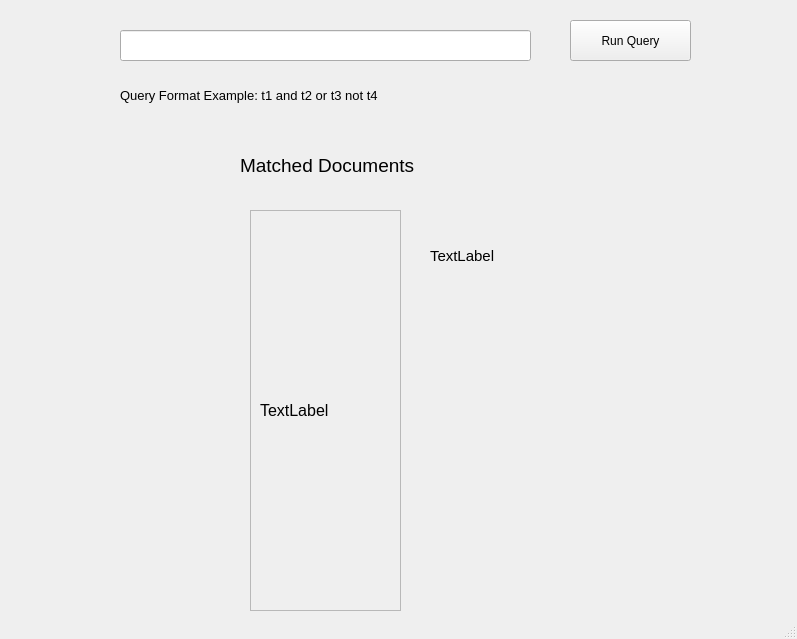
<?xml version="1.0" encoding="UTF-8"?>
<ui version="4.0">
 <class>MainWindow</class>
 <widget class="QMainWindow" name="MainWindow">
  <property name="geometry">
   <rect>
    <x>0</x>
    <y>0</y>
    <width>797</width>
    <height>639</height>
   </rect>
  </property>
  <property name="windowTitle">
   <string>18K0198 Boolean Retrieval Model Assignment 1</string>
  </property>
  <widget class="QWidget" name="centralwidget">
   <widget class="QPushButton" name="run_query">
    <property name="geometry">
     <rect>
      <x>570</x>
      <y>20</y>
      <width>121</width>
      <height>41</height>
     </rect>
    </property>
    <property name="text">
     <string>Run Query</string>
    </property>
    <property name="shortcut">
     <string>Return</string>
    </property>
   </widget>
   <widget class="QLineEdit" name="Query_input">
    <property name="geometry">
     <rect>
      <x>120</x>
      <y>30</y>
      <width>411</width>
      <height>31</height>
     </rect>
    </property>
   </widget>
   <widget class="QLabel" name="label_2">
    <property name="geometry">
     <rect>
      <x>240</x>
      <y>150</y>
      <width>251</width>
      <height>31</height>
     </rect>
    </property>
    <property name="font">
     <font>
      <pointsize>14</pointsize>
     </font>
    </property>
    <property name="text">
     <string>Matched Documents</string>
    </property>
   </widget>
   <widget class="QScrollArea" name="scrollArea">
    <property name="geometry">
     <rect>
      <x>250</x>
      <y>210</y>
      <width>151</width>
      <height>401</height>
     </rect>
    </property>
    <property name="widgetResizable">
     <bool>true</bool>
    </property>
    <widget class="QWidget" name="scrollAreaWidgetContents">
     <property name="geometry">
      <rect>
       <x>0</x>
       <y>0</y>
       <width>149</width>
       <height>399</height>
      </rect>
     </property>
     <layout class="QVBoxLayout" name="verticalLayout">
      <item>
       <widget class="QLabel" name="document_display">
        <property name="font">
         <font>
          <pointsize>12</pointsize>
         </font>
        </property>
        <property name="text">
         <string>TextLabel</string>
        </property>
        <property name="wordWrap">
         <bool>true</bool>
        </property>
       </widget>
      </item>
     </layout>
    </widget>
   </widget>
   <widget class="QLabel" name="label">
    <property name="geometry">
     <rect>
      <x>120</x>
      <y>80</y>
      <width>401</width>
      <height>31</height>
     </rect>
    </property>
    <property name="font">
     <font>
      <pointsize>10</pointsize>
     </font>
    </property>
    <property name="text">
     <string>Query Format Example: t1 and t2 or t3 not t4 </string>
    </property>
   </widget>
   <widget class="QLabel" name="time">
    <property name="geometry">
     <rect>
      <x>430</x>
      <y>230</y>
      <width>301</width>
      <height>51</height>
     </rect>
    </property>
    <property name="font">
     <font>
      <pointsize>11</pointsize>
     </font>
    </property>
    <property name="text">
     <string>TextLabel</string>
    </property>
   </widget>
  </widget>
  <widget class="QStatusBar" name="statusbar"/>
 </widget>
 <resources/>
 <connections/>
</ui>
